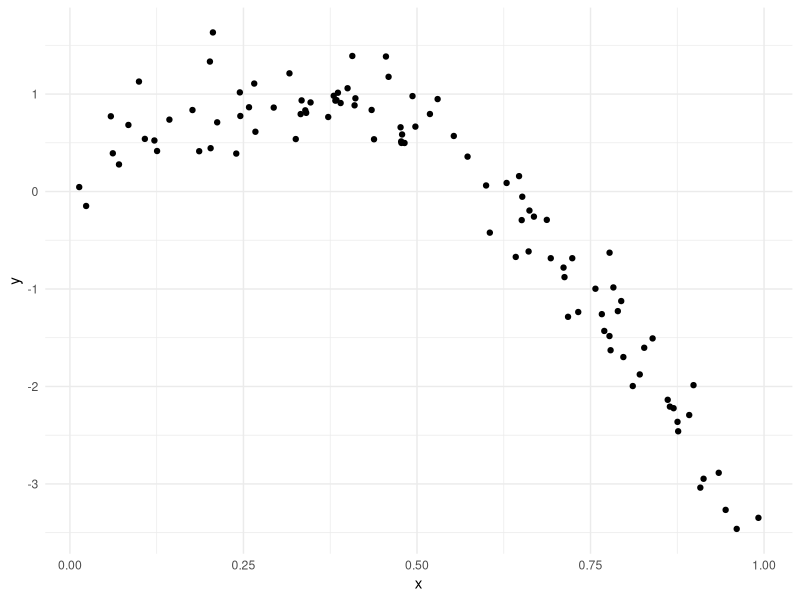
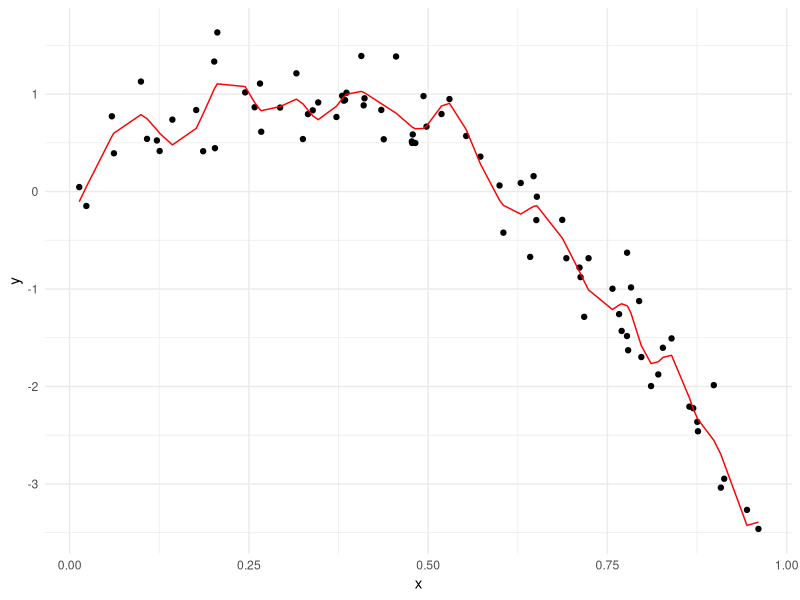
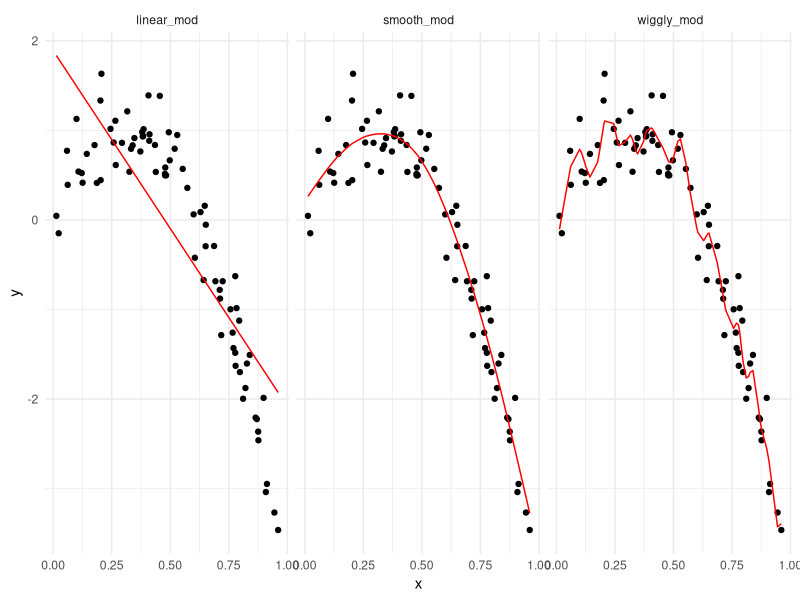

Recreate these plots in R, in order.
## ---- chunk 1
library(tidyverse)
library(modelr)
library(mgcv)

knitr::opts_chunk$set(
  fig.width = 6,
  fig.asp = .6,
  out.width = "90%"
)

theme_set(theme_minimal() + theme(legend.position = "bottom"))

options(
  ggplot2.continuous.colour = "viridis",
  ggplot2.continuous.fill = "viridis"
)

scale_colour_discrete = scale_color_viridis_d
scale_fill_discrete = scale_fill_viridis_d

set.seed(1)
## ---- chunk 2
nonlin_df = 
  tibble(
    id = 1:100,
    x = runif(100, 0, 1),
    y = 1 - 10 * (x - .3) ^ 2 + rnorm(100, 0, .3)
  )
## ---- chunk 3
nonlin_df %>% 
  ggplot(aes(x = x, y = y)) + 
  geom_point()
## ---- chunk 4
train_df = sample_n(nonlin_df, size = 80)
test_df = anti_join(nonlin_df, train_df, by = "id")
## ---- chunk 5
linear_mod = lm(y ~ x, data = train_df)
smooth_mod = gam(y ~ s(x), data = train_df)
wiggly_mod = gam(y ~ s(x, k = 30), sp = 10e-6, data = train_df)
## ---- chunk 6
train_df %>% 
  add_predictions(wiggly_mod) %>% 
  ggplot(aes(x = x, y = y)) + 
  geom_point() +
  geom_line(aes(y = pred), color = "red")
## ---- chunk 7
train_df %>% 
  gather_predictions(linear_mod, smooth_mod, wiggly_mod) %>% 
  ggplot(aes(x = x, y = y)) + 
  geom_point() +
  geom_line(aes(y = pred), color = "red") + 
  facet_grid(. ~ model)
## ---- chunk 8
rmse(linear_mod, test_df)
rmse(smooth_mod, test_df)
rmse(wiggly_mod, test_df)
